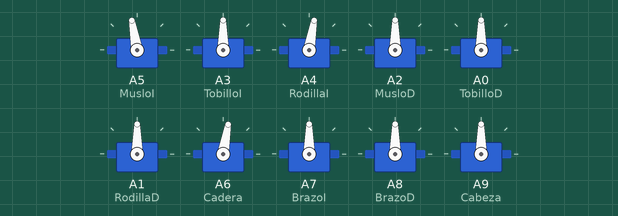
A sketch run on a simulated Arduino Mega 2560, built with avr-gcc and run on an emulated ATmega2560. On the bench: 10 × servo.

Above: at 0.2 s.
Timing chart, 0 to 43.2 s (numbered marks = the images above):
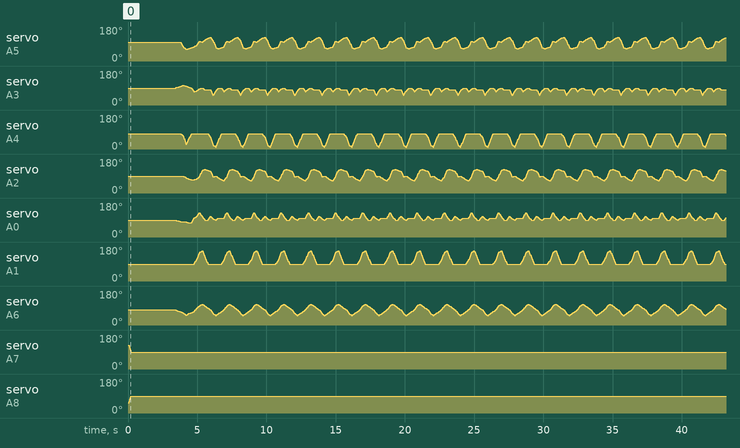

The sketch:

TestScripts.ino
```cpp
//#include <MatrixMath.h>
#include <math.h>
#include <Servo.h>

const int DH[3][3]={{0, 0, 0},{150, 140, 0},{0, 0, 0}};
//mtx_type DH2[3][3]={{0, 150, 0}, {0, 140, 0}, {0, 0, 0}};
float angulos[3];
//const float Identidad[][4]={{1, 0, 0, 0}, {0, 1, 0, 0}, {0, 0, 1, 0},{0, 0, 0, 1}};
//mtx_type Identidad[][4]={{1, 0, 0, 0}, {0, 1, 0, 0}, {0, 0, 1, 0}, {0, 0, 0, 1}};
float Angulos[3]={30*M_PI/180, 20*M_PI/180, -10*M_PI/180};
float Ri[4][4];
float R03[4][4]={{1, 0, 0, 0}, {0, 1, 0, 0}, {0, 0, 1, 0},{0, 0, 0, 1}};
const int deltat = 20; //ms
const int delaytime = 0; //ms
const int maxus = 2400; //us
const int minus = 400; //us

Servo MusloI;
Servo RodillaI;
Servo TobilloI;
Servo MusloD;
Servo RodillaD;
Servo TobilloD;
Servo Cadera;
Servo BrazoI;
Servo BrazoD;
Servo Cabeza;

// PAra usar matrices, los subindices empiezan en 0, es decir,
// el ultimo valor de una matriz de 3x3 es el M[2][2]

void setup() {
        Serial.begin(115200);     // opens serial port, sets data rate to 9600 bps
        //Angulos = Angulos./(180/pi);
  MusloI.attach(A5, minus, maxus);
  TobilloI.attach(A3, minus, maxus);
  RodillaI.attach(A4, minus, maxus);
  MusloD.attach(A2, minus, maxus);
  TobilloD.attach(A0, minus, maxus);
  RodillaD.attach(A1, minus, maxus);
  Cadera.attach(A6, minus, maxus); // Digital 4
  BrazoI.attach(A7, minus, maxus); // Digital 6
  BrazoD.attach(A8, minus, maxus); // Digital 8
  Cabeza.attach(A9, minus, maxus); // Digital 9

  // set servo to mid-point
  PiernaI(0,0,0);
  PiernaD(0,0,0);
  Torso(0, 45,45);
  //CaderaM(0);

//  Cadera.write(90);
//  BrazoI.write(90);
//  BrazoD.write(90);
  Cabeza.write(90);
  MegaSweep(00, 00, 00, 00, 00, 00, 00, 00, 00, 00, 10*deltat); // 10
  delay (3000);
}

void loop(){
  //https://www.youtube.com/watch?v=G8Veye-N0A4
//MegaSweep(Md, Rd, Td, Mi, Ri, Ti, Kd, Bd, Bi, Kb, Time);
  MegaSweep(00, 00, 00, 00, 00, 00, 00, 00, 00, 00, 10*deltat); // 10
  delay (delaytime);
  MegaSweep(00, 00, 5, 00, 00, 5, 5, 00, 00, 00, 10*deltat); // 20
  delay (delaytime);// ok
  MegaSweep(00, 00, 8, 00, 00, 8, 10, 00, 00, 00, 10*deltat); // 30
  //delay (1000);
  delay (delaytime);
  MegaSweep(00, 00, 8, 25, 10, 15, 15, 00, 00, 00, 10*deltat); // 40
  //delay (1000);
  delay (delaytime);
  MegaSweep(-10, 00, 10, 40, 60, 10, 30, 00, 00, 00, 10*deltat); // 50
  //delay (1000);
  delay (delaytime);
  MegaSweep(-15, 00, 15, 35, 30, 05, 20, 00, 00, 00, 10*deltat); // 60
  //delay (1000);
  delay (delaytime);
  MegaSweep(-20, 00, 15, 30, 00, 00, 15, 00, 00, 00, 10*deltat); // 70
  //delay (1000);
  delay (delaytime);
  MegaSweep(-20, 00, -10, 25, 0, -20, 10, 00, 00, 00, 10*deltat); // 80
  delay (delaytime);
  MegaSweep(-15, 25, -20, 15, 00, -15, -10, 00, 00, 00, 10*deltat); // 90
  //delay (1000);
  delay (delaytime);
  while (1){
    MegaSweep(-5, 60, -40, -5, 00, -5, -20, 00, 00, 00, 10*deltat); //  100
    delay (delaytime);
    MegaSweep(30, 70, -15, 00, 00, 00, -30, 00, 00, 00, 10*deltat); //  110
    delay (delaytime);
    MegaSweep(35, 35, 00, -10, 00, -10, -20, 00, 00, 00, 10*deltat); //  120
    delay (delaytime);
    MegaSweep(30, 00, 00, -20, 00, -10, -10, 00, 00, 00, 10*deltat); //  130
    delay (delaytime);
    MegaSweep(25, 00, -20, -25, 20, -10, 00, 00, 00, 00, 10*deltat); //  140
    delay (delaytime);
    MegaSweep(-5, 00, -5, -5, 60, -40, 20, 00, 00, 00, 10*deltat); //  150 == 100 -> ciclo!
    delay (delaytime); // paso 1
    MegaSweep(00, 00, 00, 30, 70, -15, 30, 00, 00, 00, 10*deltat); //  110
    delay (delaytime);
    MegaSweep(-10, 00, -10, 35, 35, 00, 20, 00, 00, 00, 10*deltat); //  120
    delay (delaytime);
    MegaSweep(-20, 00, -10, 30, 00, 00, 10, 00, 00, 00, 10*deltat); //  130
    delay (delaytime);
    MegaSweep(-25, 20, -10, 25, 00, -20, 00, 00, 00, 00, 10*deltat); //  140
    delay (delaytime); // paso 2
  }


  delay (3000);

  //MegaSweep(20, 20, -10, -5, 00, -5, -60, 00, 00, 00, 1000); // ESTA POSICION VA!!! (NO SE SI ES LA PRIMERA, PERO VA) kd era -60
  //MegaSweep(20, 20, -10, -5, 00, -5, -30, 00, 00, 00, 1000); //
  //delay(1000);
  //MegaSweep(40, 40, -20, -30, 00, -30, -60, 00, 00, 00, 1000);
 /* //Walking(1);
  //delay(100);
  MegaSweep(20, 00, -20, -10, 00, 10, -15, 00, 00, 00, 200);
  //delay(100);
  MegaSweep(10, 00, 10, 10, 40, 10, -5, -30, 30, 0, 200);
  //delay(100);
  MegaSweep(00, 00, 00, 20, 60, 20, 00, 00, 30, 0, 200);
  //delay(100);


  MegaSweep(-10, 00, 20, 30, 90, 30, 30, 45, 00, 00, 200);
  //Walking(1);MegaSweep(20, 00, -20, -10, 00, 10, -15, 00, 00, 00, 200);
  //delay(100);
  MegaSweep(00, 00, 00, 45, 60, -10, 15, 45, 45, 00, 200);
  //delay(100);
  MegaSweep(00, 00, 00, 20, 20, 20, 5, 30, 30, 0, 200);
  //delay(100);
  MegaSweep(00, 00, 00, 00, 00, 00, 00, 30, 30, 0, 200);
  //delay(100);
  */

}


//Funcion Caminata
//void Walking(int pasos){
//
//  int cont = 0;
//  int paso_actual;
//  const int dt = 5000;
//
//  // CONDICION PIES EN EL PISO: SUMA DE LOS ANGULOS DE PIERNA D Y PIERNA I DEBEN SER IGUALES
//  // SI ESTO NO SE CUMPLE EL TORSO QUEDA CON 2 CONDICIONES DISTINTAS DE INCLINACION LO CUAL ES INESTABLE Phi=0
//  //siempre empieza con pie derecho
//  if (pasos>0){
//    if (pasos == 1){pasos = 2;};
//    // Primer paso empiezo en 1-0
//
//    //movimiento 1-1
//    MegaSweep(15, 45, 15, -05, 05, 05, -45, 00, 00, 00, 500);
//    delay(1000); //delay de debug
//    //movimiento 1-2
//    MegaSweep(30, 60, 30, -05, 05, 05, -60, 00, 00, 00, 500);
//    delay(1000); //delay de debugvoid SweepPD(int Time, int T1, int T2, int T3){ // barrido de pierna derecha. Entre la posicion actual y la de destino (Target), Actualiza la posicion a la que deberia estar
//
//  int Previo[3]={MusloD.read(), RodillaD.read(), TobilloD.read()};
//  int Target[3]={T1, T2, T3};
//  int Actual[3]={Previo};
//  for (int i=0; i<Time/2.0; i++){
//    Actualizar (Actual, Previo, Target, i, Time);
//    PiernaD(Actual[0], Actual[1], Actual[2]);
//  }
//}
//}
    //movimiento 1-3
//    MegaSweep(75, 55, 20, -30, 15, 05, 10, 00, 00, 00, 500);

//HARCODED EXIT -- borrar
//    pasos =0;


/*
void SweepPD(int Time, int T1, int T2, int T3){ // barrido de pierna derecha. Entre la posicion actual y la de destino (Target), Actualiza la posicion a la que deberia estar

  int Previo[3]={MusloD.read(), RodillaD.read(), TobilloD.read()};
  int Target[3]={T1, T2, T3};
  int Actual[3]={Previo};
  for (int i=0; i<Time/2.0; i++){
    Actualizar (Actual, Previo, Target, i, Time);
    PiernaD(Actual[0], Actual[1], Actual[2]);
  }
} */

//    delay (dt);
//    Cadera.write(90);
//    PiernaD( -20, 10, 30);
//    PiernaI(60, 60, 30);
//    pie_delantero = 1;
//    delay (dt);

//    //pasos continuos
//    while (cont < pasos-2){
//      if (pie_delantero == 1){
//        Cadera.write(120);
//        PiernaD(-30, 10, -30);
//        PiernaI(40, 30, 0);
//        delay (dt);
//        Cadera.write(150);
//        PiernaI(20, 00, 0);
//        PiernaD(50, 60, 0);
//        delay (dt);
//        Cadera.write(90);
//        PiernaI( -20, 10, 30);
//        PiernaD(60, 60, 30);
//        pie_delantero = 2;
//        delay (dt);
//        cont++;
//      }
//      else{
//        Cadera.write(60);
//        PiernaI(-30, 10, -30);
//        PiernaD(40, 30, 0);
//        delay (dt);
//        Cadera.write(30);
//        PiernaD(20, 00, 0);
//        PiernaI(50, 60, 0);
//        delay (dt);
//        Cadera.write(90);
//        PiernaD( -20, 10, 30);
//        PiernaI(60, 60, 30);
//        pie_delantero = 1;
//        delay (dt);
//        cont++;
//      }
//    }
//      //detencion
//      if (pie_delantero == 1){
//        Cadera.write(120);
//        PiernaD(-30, 10, -30);
//        PiernaI(40, 30, 0);
//        delay (dt);
//        Cadera.write(150);
//        PiernaI(10, 00, 0);
//        PiernaD(20, 50,30);
//        delay (dt);
//        Cadera.write(90);
//        PiernaD( 0, 0, 0);
//        PiernaI(00, 00, 00);
//        pie_delantero = 2;
//        delay (dt);
//      }
//      else{
//        Cadera.write(30);
//        PiernaI(-30, 10, -30);
//        PiernaD(40, 30, 0);
//        delay (dt);
//        Cadera.write(60);
//        PiernaD(10, 00, 0);
//        PiernaI(20, 50,30);
//        delay (dt);
//        Cadera.write(90);
//        PiernaI( 0, 0, 0);
//        PiernaD(00, 00, 00);
//        pie_delantero = 2;
//        delay (dt);
//      }
//   }


// Funciones Auxiliares cosd y sind
float cosd(float angle){
  double coseno;
  const float pi=3.14159;

  angle = angle*pi/180;
  coseno = cos(angle);
  return (float)coseno;
}

float sind(float angle){
  double seno;
  const float pi=3.14159;

  angle = angle*pi/180;
  seno = sin(angle);
  return (float)seno;
}

//Funciones de Movimientos de Piernas
// Se definen como PiernaX([angulo del Muslo], [angulo de la Rodilla], [angulo del Tobillo])
// Los angulos van entre -90 y 90 ya que se miden desde el medio del recorrido del servo

void PiernaI (int M, int R, int T){
    // WARNING!!
    // cualquier cambio de seteo, cambiar tambien en PiernaIRead!!
    MusloI.write(90-M+10); //tiene un offset de +10
    RodillaI.write(90-R-10);
    TobilloI.write(90+T-0);

}
void PiernaIRead (int PrevioI[3]){
    PrevioI[0] = 90 - MusloI.read()+10; // porque esta cambiado el signo
    PrevioI[1] = 90 - RodillaI.read() -10;
    PrevioI[2] = TobilloI.read() - 90;
}

void PiernaD (int M, int R, int T){

    MusloD.write(90+M);
    RodillaD.write(90+R);
    TobilloD.write(90-T+0);

}
void PiernaDRead (int PrevioD[3]){
    PrevioD[0] = MusloD.read()-90; // porque esta cambiado el signo
    PrevioD[1] = RodillaD.read()-90;
    PrevioD[2] = 90 - TobilloD.read();
}

void Torso (int C, int BD, int BI){
  Cadera.write(90-C-10);
  BrazoD.write(90-BD);
  BrazoI.write(90+BI);
}

void TorsoRead (int PrevioT[3]){
    PrevioT[0] = 90 - Cadera.read()-10 ; // porque esta cambiado el signo
    PrevioT[1] = 90 - BrazoD.read();
    PrevioT[2] = BrazoI.read()-90;
}
//Prueba MegaSweep

void MegaSweep (int Md, int Rd, int Td, int Mi, int Ri, int Ti, int Hip, int Armd, int Armi, int Head, int Timelapse){// Barrido de motres: Muslo, Rodilla y Tobillo derecho, izquierdo, Cadera (hip)
  // Brazos (Arms) Derecho e izquierdo y cabeza
  // Angulos entre -90 y 90
  // TimeLapse: Tiempo en el cual se espera se realizen los movimientos en [ms]

  int ElTimerloco= micros();
  int Pasos= round(Timelapse/2.0) ;//Defino que cada paso es de 2.0 ms
  int PrevioPD[3];
  int TargetPD[3]={Md, Rd, Td};
  int ActualPD[3] = {PrevioPD};
  int PrevioPI[3];
  int TargetPI[3]={Mi, Ri, Ti};
  int ActualPI[3]= {PrevioPI};
  int PrevioTorso[3];
  int TargetTorso[3]={Hip, Armd, Armi};
  int ActualTorso[3];

  //Obtengo el valor de la posicion
  PiernaDRead(PrevioPD);
  PiernaIRead(PrevioPI);
  TorsoRead(PrevioTorso);

  for (int i=1; i<Pasos; i++){

    //Obtengo la nueva posicion acorde al progreso
    Actualizar (ActualPD, PrevioPD, TargetPD, i, Pasos);
    Actualizar (ActualPI, PrevioPI, TargetPI, i, Pasos);
    Actualizar (ActualTorso, PrevioTorso, TargetTorso, i, Pasos);

    //Mando la orden a los sevos
    PiernaD(ActualPD[0], ActualPD[1], ActualPD[2]);
    PiernaI(ActualPI[0], ActualPI[1], ActualPI[2]);
    Torso(ActualTorso[0],ActualTorso[1],ActualTorso[2]);
    delayMicroseconds(2000-(micros()-ElTimerloco)-20); //Delay acorde a Pasos
 //   delay(100);
    ElTimerloco = micros();
  }
}


void Resta (int arr1[3],int arr2[3],int resultado[3]){ //Resta 2 Arrays componente a componente y lo devuelve en "resultado"
  for (int i=0; i<3; i++){
    resultado[i]=arr1[i]-arr2[i];
//    Serial.print("Arr1: ");
//    Serial.print(arr1[i]);
//    Serial.print("  Arr2: ");
//    Serial.print(arr1[2]);
}
}

void Actualizar (int Actual[3], int Previo[3], int Target[3], int TiempoActual, int TimeTotal){ //Actualiza la variable "Actual"
  int Diff[3];
  Resta(Target, Previo, Diff);
//    Serial.print("Previo0: ");
//    Serial.print(Previo[0]);
//    Serial.print("// Previo1: ");
//    Serial.print(PrevioCaderaM[1]);
//    Serial.print("// Previo2: ");
//    Serial.print(Previo[2]);
//    Serial.println(" end Diff");
//    Serial.print("Tiempo Actual");
//    Serial.print(TiempoActual);
//    Serial.print("/");
//    Serial.println(TimeTotal);
  for (int j=0; j<3; j++){

    Actual[j]= Previo[j] + round(TiempoActual*(float)Diff[j]/TimeTotal);
//    if (j==1){
//      Serial.print("  ActualJ ");
//      Serial.print(Actual[j]);
//      Serial.print(" = PreviolJ ");
//      Serial.print(Previo[j]);
//      Serial.print(" +( Actual ");
//      Serial.print(TiempoActual);
//      Serial.print(" *Diff ");
//      Serial.print(Diff[j]);
//      Serial.print(" / Total");
//      Serial.print(TimeTotal);
//      Serial.println("  )");
//
//    }
//    Serial.print("  ActualJ");
//    Serial.print(j);
//    Serial.print(": ");
//    Serial.print(Actual[j]);
  }
//  Serial.println(" end Actual");
}
```
